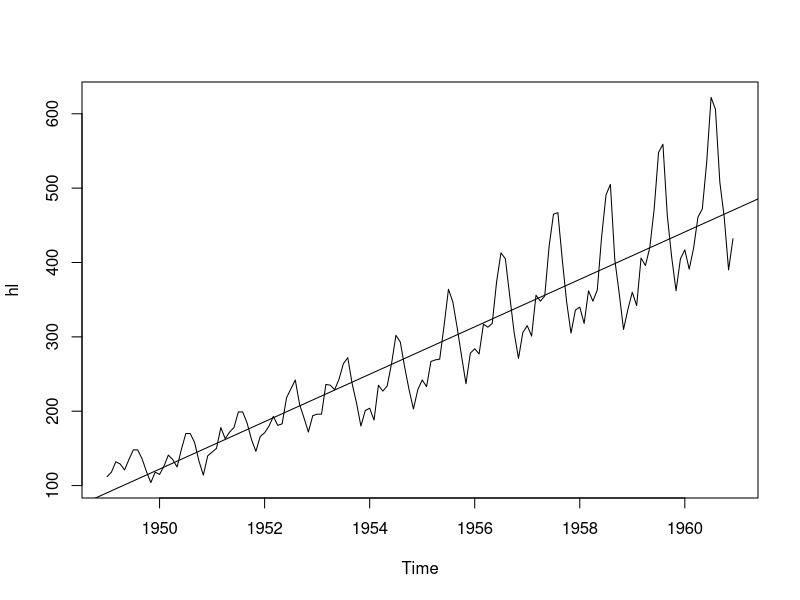
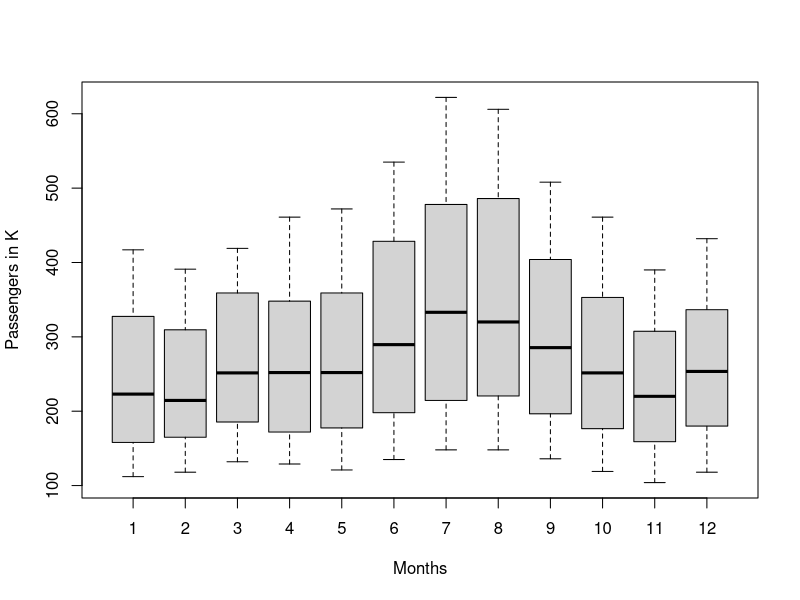
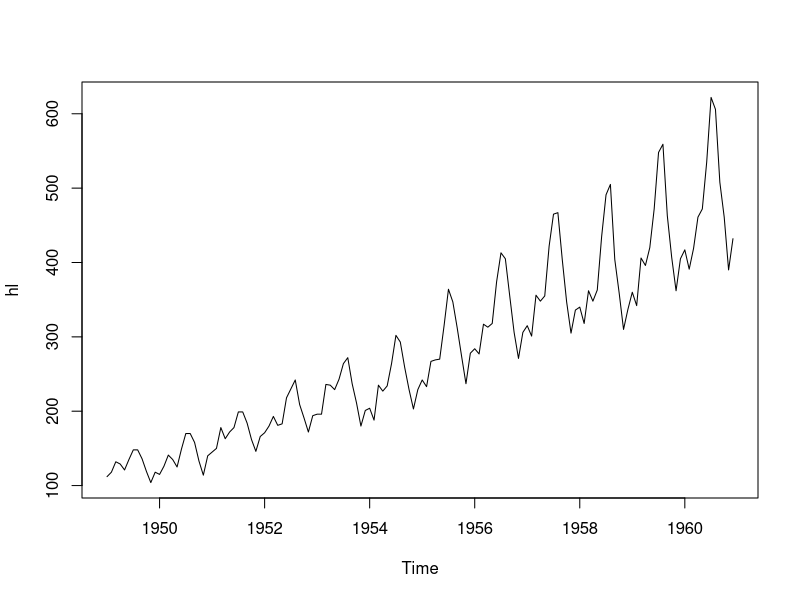
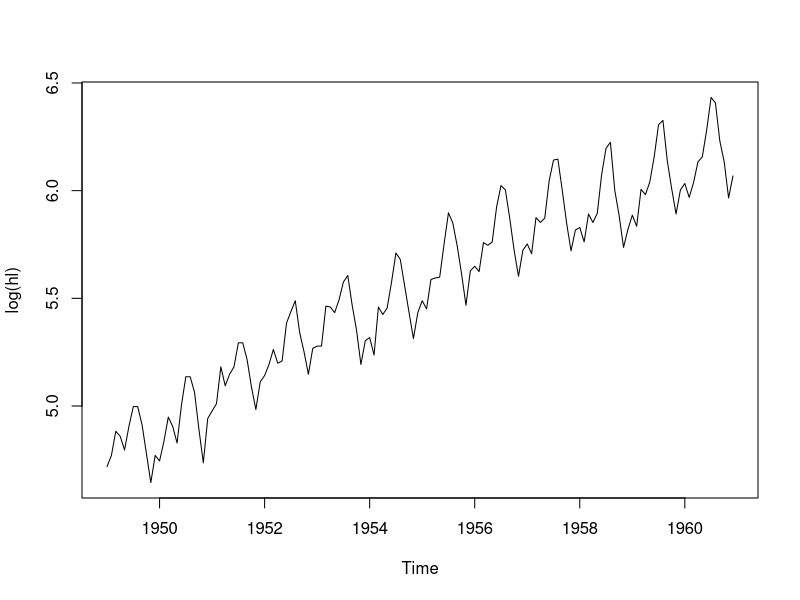
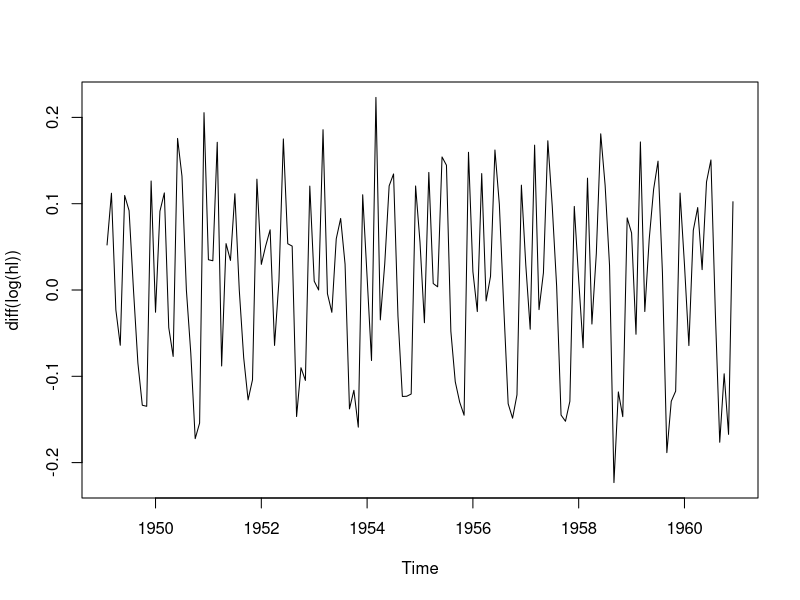
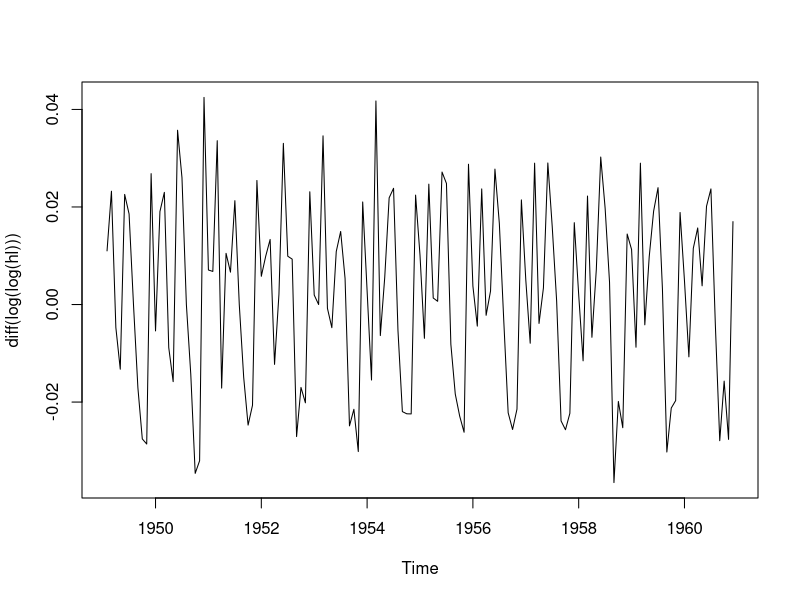

These figures' R source, in order: (Note: this script raises an error after producing the figures.)
data("AirPassengers")
hl<- AirPassengers
library(forecast)
library(tseries)
#summary of time stamps
summary(hl)
cycle(hl)
start(hl)
end(hl)
#Check for missing values
sum(is.na(hl)) # there is zero missing values.

plot(hl)
abline(reg=lm(hl~time(hl)))

#boxplots of the time series.
boxplot(hl~cycle(hl),xlab="Months",ylab="Passengers in K")

#test stationary of the time series data
adf.test(hl, alternative = "stationary",k=12)

plot(hl)
plot(log(hl))
plot(diff(log(hl)))
plot(diff(log(log(hl))))

#test again for stationary of the time series data
adf.test(diff(log(log(hl))),alternative = "stationary",k=12)

#Fit ARIMA MODEL
model1<-auto.arima(fl)
model1

resd<-residuals(model1)

#plot residuals, ACF and PACF
plot(resd)
acf(resd)
pacf(resd)

resd
#Test for stationarity of the residuals
#Test whether residuals are normally distributed
adf.test(resd, alternative = "stationary")

qqnorm(residuals(model1))
qqline(residuals(model1))
#QQ plot of the residual shows that it is good model as the errors 

#now we can forecast using this model
forecast1<- forecast(model1,h=36)
plot(forecast1)

#MAE of prediction
mae=mean(abs(forecast1$residuals),na.rm=TRUE)
mae
